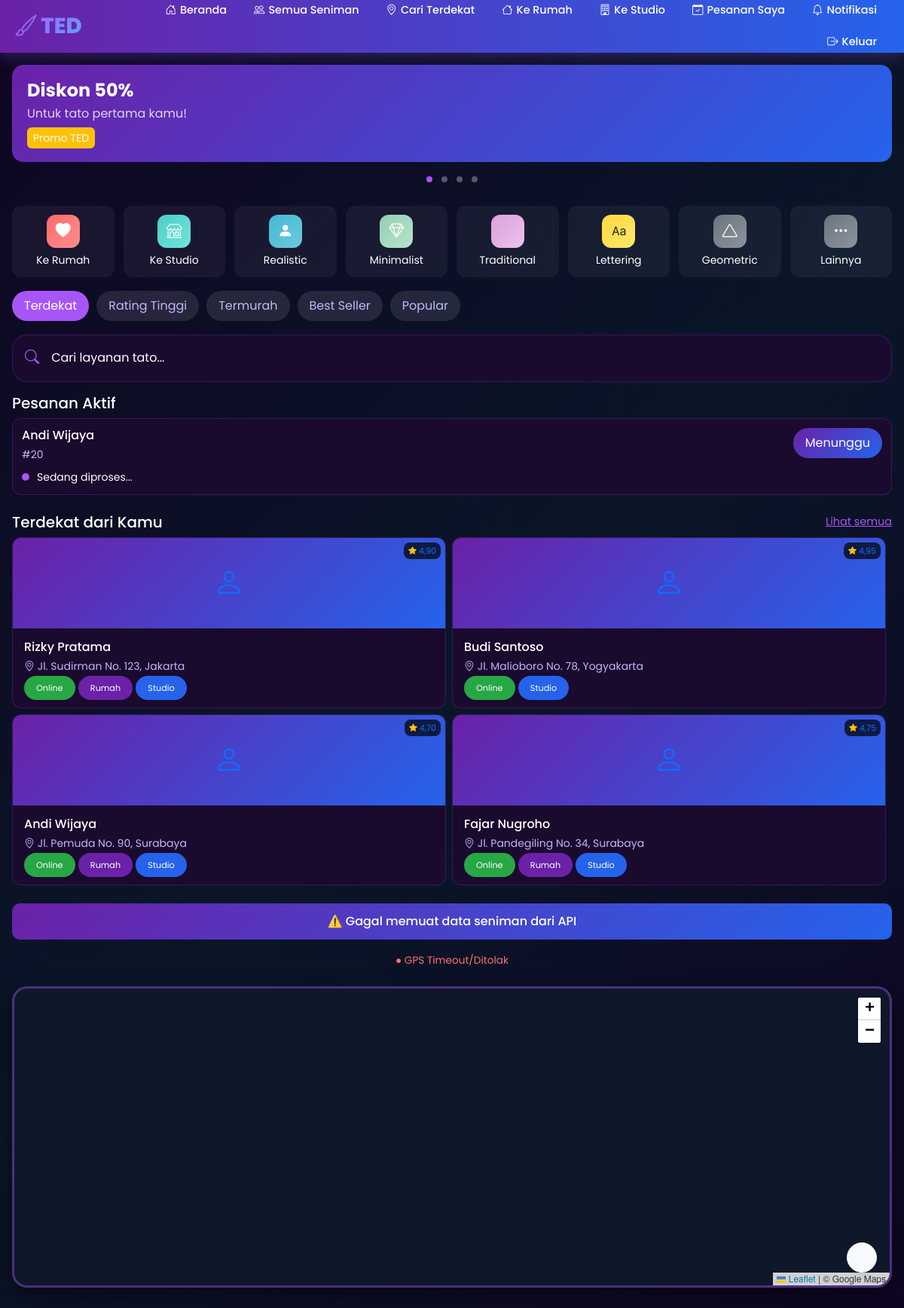
The app's page / (signed in) with its own data.
### tedapp/models.py (models this page shows, shortened)
class Booking(models.Model):
    STATUS_CHOICES = [
        ('pending', 'Menunggu'),
        ('confirmed', 'Dikonfirmasi'),
        ('on_the_way', 'Dalam Perjalanan'),
        ('arrived', 'Tiba'),
        ('started', 'Sedang Dikerjakan'),
        ('completed', 'Selesai'),
        ('cancelled', 'Dibatalkan'),
    ]
    SERVICE_TYPE_CHOICES = [
        ('studio', 'Ke Studio'),
        ('home', 'Ke Rumah'),
    ]
    PAYMENT_METHOD_CHOICES = [
        ('cash', 'Tunai'),
        ('gopay', 'GoPay'),
        ('ovo', 'OVO'),
        ('dana', 'DANA'),
        ('shopeepay', 'ShopeePay'),
        ('transfer', 'Transfer Bank'),
    ]
    PAYMENT_STATUS_CHOICES = [
        ('pending', 'Menunggu'),
        ('paid', 'Lunas'),
        ('failed', 'Gagal'),
    ]
    user = models.ForeignKey(User, on_delete=models.CASCADE, related_name='bookings')
    artist = models.ForeignKey(Artist, on_delete=models.CASCADE, related_name='bookings')
    service = models.ForeignKey(Service, on_delete=models.CASCADE, related_name='bookings')
    service_type = models.CharField(max_length=10, choices=SERVICE_TYPE_CHOICES)
    payment_method = models.CharField(max_length=20, choices=PAYMENT_METHOD_CHOICES, default='cash')
    payment_status = models.CharField(max_length=20, choices=PAYMENT_STATUS_CHOICES, default='pending')
    booking_date = models.DateField()
    booking_time = models.TimeField()
    address = models.TextField()
    city = models.CharField(max_length=100)
    user_latitude = models.DecimalField(max_digits=9, decimal_places=6, null=True, blank=True)
    user_longitude = models.DecimalField(max_digits=9, decimal_places=6, null=True, blank=True)
    description = models.TextField(blank=True)
    status = models.CharField(max_length=20, choices=STATUS_CHOICES, default='pending')
    total_price = models.DecimalField(max_digits=10, decimal_places=0)
    notes = models.TextField(blank=True)
    cancellation_reason = models.TextField(blank=True)
    estimated_arrival = models.IntegerField(default=0, help_text='Estimasi waktu arrival dalam menit')
    created_at = models.DateTimeField(auto_now_add=True)
    updated_at = models.DateTimeField(auto_now=True)

class Artist(models.Model):
    user = models.OneToOneField(User, on_delete=models.CASCADE, null=True, blank=True, related_name='artist_profile')
    name = models.CharField(max_length=200)
    nickname = models.CharField(max_length=100)
    photo = models.ImageField(upload_to='artists/', blank=True, null=True)
    phone = models.CharField(max_length=20)
    email = models.EmailField(blank=True)
    address = models.CharField(max_length=300)
    city = models.CharField(max_length=100)
    latitude = models.DecimalField(max_digits=9, decimal_places=6, null=True, blank=True)
    longitude = models.DecimalField(max_digits=9, decimal_places=6, null=True, blank=True)
    current_latitude = models.DecimalField(max_digits=9, decimal_places=6, null=True, blank=True, help_text='Lokasi saat ini (mobile tracking)')
    current_longitude = models.DecimalField(max_digits=9, decimal_places=6, null=True, blank=True, help_text='Lokasi saat ini (mobile tracking)')
    description = models.TextField()
    specializations = models.CharField(max_length=300)
    experience_years = models.IntegerField(default=0)
    rating = models.DecimalField(max_digits=3, decimal_places=2, default=0)
    total_reviews = models.IntegerField(default=0)
    is_available_home = models.BooleanField(default=True)
    is_available_studio = models.BooleanField(default=True)
    home_service_fee = models.DecimalField(max_digits=10, decimal_places=0, default=0)
    studio_name = models.CharField(max_length=200, blank=True)
    studio_address = models.CharField(max_length=300, blank=True)
    service_radius_km = models.DecimalField(max_digits=5, decimal_places=2, default=20, help_text='Radius layanan dalam km')
    is_verified = models.BooleanField(default=False)
    is_active = models.BooleanField(default=True)
    is_online = models.BooleanField(default=False, help_text='Artist sedang online/menerima order')
    payment_gopay = models.CharField(max_length=30, blank=True, help_text='Nomor GoPay')
    payment_ovo = models.CharField(max_length=30, blank=True, help_text='Nomor OVO')
    payment_dana = models.CharField(max_length=30, blank=True, help_text='Nomor DANA')
    payment_shopeepay = models.CharField(max_length=30, blank=True, help_text='Nomor ShopeePay')
    payment_transfer = models.CharField(max_length=50, blank=True, help_text='Nomor Rekening Transfer Bank')
    payment_bank_name = models.CharField(max_length=50, blank=True, help_text='Nama Bank')
    created_at = models.DateTimeField(auto_now_add=True)

### tedapp/views.py (the view)
# urls.py: path('', views.home, name='home'),
def home(request):
    featured_artists = Artist.objects.filter(is_active=True, is_online=True)[:6]
    active_orders = []
    if request.user.is_authenticated:
        active_orders = Booking.objects.filter(
            user=request.user
        ).exclude(
            status__in=['completed', 'cancelled']
        )[:3]
    all_artists = Artist.objects.filter(is_active=True)
    artists_data = []
    for a in all_artists:
        lat_val = a.current_latitude if a.current_latitude else a.latitude
        lng_val = a.current_longitude if a.current_longitude else a.longitude
        if lat_val and lng_val:
            artists_data.append({
                'id': a.id,
                'name': a.name,
                'city': a.city,
                'specializations': a.specializations,
                'latitude': float(lat_val),
                'longitude': float(lng_val),
            })
    context = {
        'featured_artists': featured_artists,
        'active_orders': active_orders,
        'artists_json': json.dumps(artists_data),
    }
    return render(request, 'tedapp/home.html', context)

### tedapp/templates/tedapp/home.html (shortened to what this page needs)
{% extends 'tedapp/base.html' %}
{% load static %}
{% load custom_filters %}
{% block extra_css %}
<link rel="stylesheet" href="{% static 'home.css' %}" />
{% endblock %}
{% block content %}
<section class="py-3 px-3">
    <div class="promo-carousel">
        <div class="promo-slide active">
            <div style="background: linear-gradient(135deg, #6B21A8, #2563EB); padding: 20px; border-radius: 15px;">
                <h4 class="fw-bold mb-1">Diskon 50%</h4>
                <p class="mb-2" style="opacity: 0.8;">Untuk tato pertama kamu!</p>
                <small class="bg-warning px-2 py-1 rounded"> Promo TED </small>
            </div>
        </div>
        <div class="promo-dots">
            <span class="promo-dot active" onclick="changeSlide(0)"></span>
            <span class="promo-dot" onclick="changeSlide(1)"></span>
            <span class="promo-dot" onclick="changeSlide(2)"></span>
            <span class="promo-dot" onclick="changeSlide(3)"></span>
        </div>
    </div>
</section>
<section class="py-2 px-3">
    <div class="service-grid">
        <a href="{% url 'search_artists' %}?service=home" class="text-decoration-none">
            <div class="service-item">
                <div class="service-icon food-drink">
                    <i class="bi bi-heart-fill text-white"></i>
                </div>
                <small class="text-white">Ke Rumah</small>
            </div>
        </a>
        <a href="{% url 'search_artists' %}?service=studio" class="text-decoration-none">
            <div class="service-item">
                <div class="service-icon taxi">
                    <i class="bi bi-shop text-white"></i>
                </div>
                <small class="text-white">Ke Studio</small>
            </div>
        </a>
        <a href="{% url 'search_artists' %}?category=realistic" class="text-decoration-none">
            <div class="service-item">
                <div class="service-icon car">
                    <i class="bi bi-person-fill text-white"></i>
                </div>
                <small class="text-white">Realistic</small>
            </div>
        </a>
        <a href="{% url 'search_artists' %}?category=minimalist" class="text-decoration-none">
            <div class="service-item">
                <div class="service-icon mart">
                    <i class="bi bi-gem text-white"></i>
                </div>
                <small class="text-white">Minimalist</small>
            </div>
        </a>
        <a href="{% url 'search_artists' %}?category=traditional" class="text-decoration-none">
            <div class="service-item">
                <div class="service-icon ticket">
                </div>
                <small class="text-white">Traditional</small>
            </div>
        </a>
        <a href="{% url 'search_artists' %}?category=lettering" class="text-decoration-none">
            <div class="service-item">
                <div class="service-icon gold">
                    <i class="bi bi-type text-dark"></i>
                </div>
                <small class="text-white">Lettering</small>
            </div>
        </a>
        <a href="{% url 'search_artists' %}?category=geometric" class="text-decoration-none">
            <div class="service-item">
                <div class="service-icon more">
                    <i class="bi bi-triangle text-white"></i>
                </div>
                <small class="text-white">Geometric</small>
            </div>
        </a>
        <a href="{% url 'search_artists' %}" class="text-decoration-none">
            <div class="service-item">
                <div class="service-icon more">
                    <i class="bi bi-three-dots text-white"></i>
                </div>
                <small class="text-white">Lainnya</small>
            </div>
        </a>
    </div>
</section>
<section class="px-3">
    <div class="category-scroll">
        <span class="category-chip active">Terdekat</span>
        <span class="category-chip">Rating Tinggi</span>
        <span class="category-chip">Termurah</span>
        <span class="category-chip">Best Seller</span>
        <span class="category-chip">Popular</span>
    </div>
</section>
<section class="px-3 py-2">
    <a href="{% url 'search_artists' %}" class="text-decoration-none">
        <div class="card-ted p-3 d-flex align-items-center">
            <i class="bi bi-search" style="color: var(--accent-purple); font-size: 1.2rem;"></i>
            <span class="ms-3 text-white">Cari layanan tato...</span>
        </div>
    </a>
</section>
{% if user.is_authenticated and active_orders %}
<section class="px-3 py-2">
    <h5 class="text-white mb-2">Pesanan Aktif</h5>
    {% for order in active_orders %}
    <div class="order-card mb-2">
        <div class="d-flex justify-content-between align-items-start">
            <div>
                <h6 class="mb-1 text-white">{{ order.artist.name }}</h6>
                <small style="color: var(--text-secondary);">#{{ order.id }}</small>
            </div>
            <span class="badge-ted">{{ order.get_status_display }}</span>
        </div>
        <div class="order-status mt-2">
            <span class="status-dot ongoing"></span>
            <small>Sedang diproses...</small>
        </div>
    </div>
    {% endfor %}
</section>
{% endif %}
<section class="px-3 py-2">
    <div class="d-flex justify-content-between align-items-center mb-2">
        <h5 class="text-white mb-0">Terdekat dari Kamu</h5>
        <a href="{% url 'search_artists' %}" style="color: var(--accent-purple); font-size: 0.9rem;">Lihat semua</a>
    </div>
    <div class="row g-2">
        {% for artist in featured_artists|slice:"4" %}
        <div class="col-6">
            <a href="{% url 'artist_detail' artist.id %}" class="text-decoration-none">
                <div class="nearby-card h-100">
                    <div class="nearby-image position-relative">
                        {% if artist.photo %}
                        <img src="{{ artist.photo.url }}" class="w-100 h-100" style="object-fit: cover;" alt="{{ artist.name }}">
                        {% else %}
                        <i class="bi bi-person fs-1"></i>
                        {% endif %}
                        <span class="rating-badge">
                            <i class="bi bi-star-fill text-warning"></i> {{ artist.rating }}
                        </span>
                    </div>
                    <div class="nearby-info">
                        <h6 class="mb-1 text-white">{{ artist.name }}</h6>
                        <small style="color: var(--text-secondary);">
                            <i class="bi bi-geo-alt"></i> {{ artist.address }}, {{ artist.city }}
                        </small>
                        <div class="mt-1">
                            {% if artist.is_online %}
                            <span class="badge-ted" style="background: #28A745; font-size: 0.7rem;">Online</span>
                            {% else %}
                            <span class="badge-ted" style="background: #6C757D; font-size: 0.7rem;">Offline</span>
                            {% endif %}
                            {% if artist.is_available_home %}
                            <span class="badge-ted" style="background: #6B21A8; font-size: 0.7rem;">Rumah</span>
                            {% endif %}
                            {% if artist.is_available_studio %}
                            <span class="badge-ted" style="background: #2563EB; font-size: 0.7rem;">Studio</span>
                            {% endif %}
                        </div>
                    </div>
                </div>
            </a>
        </div>
        {% empty %}
        <div class="col-12 text-center py-4">
            <p style="color: var(--text-secondary);">Tidak ada seniman terdekat</p>
        </div>
        {% endfor %}
    </div>
</section>
<section class="px-3 py-3">
    <div id="mapStatus" style="text-align:center; padding:12px; background:linear-gradient(135deg,#6B21A8,#2563EB); border-radius:10px; margin-bottom:10px; color:white; font-weight:500;">
    </div>
    <div id="locationStatus" style="text-align:center; padding:8px; font-size:0.85rem; margin-bottom:8px;"></div>
    <div class="map-wrapper" style="position:relative; width:100%; margin: 15px 0; z-index: 1;">
        <div id="map" style="height: 400px; width: 100%; border-radius: 20px; border: 3px solid rgba(168, 85, 247, 0.4); background: #0f172a; box-shadow: 0 10px 30px rgba(0,0,0,0.5);"></div>
        <div style="position: absolute; bottom: 20px; right: 20px; z-index: 1000; display: flex; flex-direction: column; gap: 10px;">
            <button onclick="window.centerOnUser()" class="btn btn-light shadow-sm" style="width: 40px; height: 40px; border-radius: 50%; padding: 0; display: flex; align-items: center; justify-content: center;">
            </button>
        </div>
    </div>
    </section>
{% endblock %}

### static/base.css (style rules this page uses)
:root { --primary-purple: #6B21A8; --primary-purple-light: #9333EA; --primary-purple-dark: #581C87; --primary-blue: #2563EB; --primary-blue-light: #3B82F6; --primary-blue-dark: #1D4ED8; --accent-purple: #A855F7; --accent-blue: #60A5FA; --dark-bg: #0F0523; --card-bg: #1A0A2E; --text-primary: #FFFFFF; --text-secondary: #C4B5FD; --safe-area-bottom: env(safe-area-inset-bottom, 0px); }
* { margin: 0; padding: 0; box-sizing: border-box; -webkit-tap-highlight-color: transparent; -webkit-touch-callout: none; -webkit-user-select: none; user-select: none; }
html { overflow-x: hidden !important; max-width: 100vw !important; width: 100% !important; touch-action: pan-y pinch-zoom; }
body { font-family: 'Poppins', sans-serif; background: linear-gradient(135deg, var(--dark-bg) 0%, #0A1628 50%, var(--dark-bg) 100%); color: var(--text-primary); min-height: 100vh; overflow-x: hidden !important; overflow-y: auto; -webkit-overflow-scrolling: touch; padding-top: 70px; padding-bottom: 20px; max-width: 100%; width: 100%; touch-action: pan-y; }
.container, .row, section, article, main, nav, header, footer { max-width: 100%; overflow-x: hidden; }
@media (min-width: 1025px) { body { padding-bottom: 72px; } }
@media (min-width: 1025px) { body { padding-top: 70px; } }
.card-ted { background: var(--card-bg); border: 1px solid rgba(168, 85, 247, 0.2); border-radius: 20px; overflow: hidden; transition: all 0.3s ease; }
.badge-ted { background: linear-gradient(135deg, var(--primary-purple) 0%, var(--primary-blue) 100%); color: white; border-radius: 20px; padding: 0.5rem 1rem; }
#map, #searchMap, #artistMap, #trackingMap { height: 350px; width: 100%; border-radius: 15px; z-index: 1; display: block; position: relative; }
.leaflet-container { background: #1a1a2e !important; width: 100% !important; }

### tedapp/templates/tedapp/home.html (style rules this page uses)
.leaflet-container { overflow: hidden !important; }

### records on screen
Booking: artist.name "Andi Wijaya", id "20", status "Menunggu"
Artist: rating "4,90", name "Rizky Pratama", address "Jl. Sudirman No. 123", city "Jakarta", is_online "Online", is_available_home "Rumah", is_available_studio "Studio"
Artist: rating "4,95", name "Budi Santoso", address "Jl. Malioboro No. 78", city "Yogyakarta", is_online "Online", is_available_studio "Studio"
Artist: rating "4,70", name "Andi Wijaya", address "Jl. Pemuda No. 90", city "Surabaya", is_online "Online", is_available_home "Rumah", is_available_studio "Studio"
Artist: rating "4,75", name "Fajar Nugroho", address "Jl. Pandegiling No. 34", city "Surabaya", is_online "Online", is_available_home "Rumah", is_available_studio "Studio"
